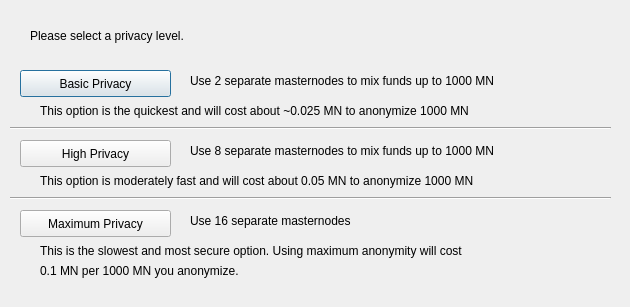
<?xml version="1.0" encoding="UTF-8"?>
<ui version="4.0">
 <class>AnonsendConfig</class>
 <widget class="QDialog" name="AnonsendConfig">
  <property name="geometry">
   <rect>
    <x>0</x>
    <y>0</y>
    <width>630</width>
    <height>307</height>
   </rect>
  </property>
  <property name="windowTitle">
   <string>Configure Anonsend</string>
  </property>
  <widget class="QPushButton" name="buttonBasic">
   <property name="geometry">
    <rect>
     <x>20</x>
     <y>70</y>
     <width>151</width>
     <height>27</height>
    </rect>
   </property>
   <property name="text">
    <string>Basic Privacy</string>
   </property>
  </widget>
  <widget class="QPushButton" name="buttonHigh">
   <property name="geometry">
    <rect>
     <x>20</x>
     <y>140</y>
     <width>151</width>
     <height>27</height>
    </rect>
   </property>
   <property name="text">
    <string>High Privacy</string>
   </property>
  </widget>
  <widget class="QPushButton" name="buttonMax">
   <property name="geometry">
    <rect>
     <x>20</x>
     <y>210</y>
     <width>151</width>
     <height>27</height>
    </rect>
   </property>
   <property name="text">
    <string>Maximum Privacy</string>
   </property>
  </widget>
  <widget class="QLabel" name="label">
   <property name="geometry">
    <rect>
     <x>30</x>
     <y>20</y>
     <width>571</width>
     <height>31</height>
    </rect>
   </property>
   <property name="text">
    <string>Please select a privacy level.</string>
   </property>
  </widget>
  <widget class="QLabel" name="label_2">
   <property name="geometry">
    <rect>
     <x>190</x>
     <y>70</y>
     <width>421</width>
     <height>21</height>
    </rect>
   </property>
   <property name="text">
    <string>Use 2 separate masternodes to mix funds up to 1000 MN</string>
   </property>
  </widget>
  <widget class="QLabel" name="label_3">
   <property name="geometry">
    <rect>
     <x>190</x>
     <y>140</y>
     <width>411</width>
     <height>21</height>
    </rect>
   </property>
   <property name="text">
    <string>Use 8 separate masternodes to mix funds up to 1000 MN</string>
   </property>
  </widget>
  <widget class="QLabel" name="label_4">
   <property name="geometry">
    <rect>
     <x>190</x>
     <y>210</y>
     <width>421</width>
     <height>21</height>
    </rect>
   </property>
   <property name="text">
    <string>Use 16 separate masternodes</string>
   </property>
  </widget>
  <widget class="QLabel" name="label_6">
   <property name="geometry">
    <rect>
     <x>40</x>
     <y>100</y>
     <width>561</width>
     <height>21</height>
    </rect>
   </property>
   <property name="text">
    <string>This option is the quickest and will cost about ~0.025 MN to anonymize 1000 MN</string>
   </property>
  </widget>
  <widget class="QLabel" name="label_7">
   <property name="geometry">
    <rect>
     <x>40</x>
     <y>170</y>
     <width>561</width>
     <height>21</height>
    </rect>
   </property>
   <property name="text">
    <string>This option is moderately fast and will cost about 0.05 MN to anonymize 1000 MN</string>
   </property>
  </widget>
  <widget class="QLabel" name="label_8">
   <property name="geometry">
    <rect>
     <x>40</x>
     <y>240</y>
     <width>561</width>
     <height>21</height>
    </rect>
   </property>
   <property name="text">
    <string>This is the slowest and most secure option. Using maximum anonymity will cost</string>
   </property>
  </widget>
  <widget class="QLabel" name="label_9">
   <property name="geometry">
    <rect>
     <x>40</x>
     <y>260</y>
     <width>561</width>
     <height>21</height>
    </rect>
   </property>
   <property name="text">
    <string>0.1 MN per 1000 MN you anonymize.</string>
   </property>
  </widget>
  <widget class="Line" name="line">
   <property name="geometry">
    <rect>
     <x>10</x>
     <y>120</y>
     <width>601</width>
     <height>16</height>
    </rect>
   </property>
   <property name="orientation">
    <enum>Qt::Horizontal</enum>
   </property>
  </widget>
  <widget class="Line" name="line_2">
   <property name="geometry">
    <rect>
     <x>10</x>
     <y>190</y>
     <width>601</width>
     <height>16</height>
    </rect>
   </property>
   <property name="orientation">
    <enum>Qt::Horizontal</enum>
   </property>
  </widget>
 </widget>
 <resources/>
 <connections/>
</ui>
